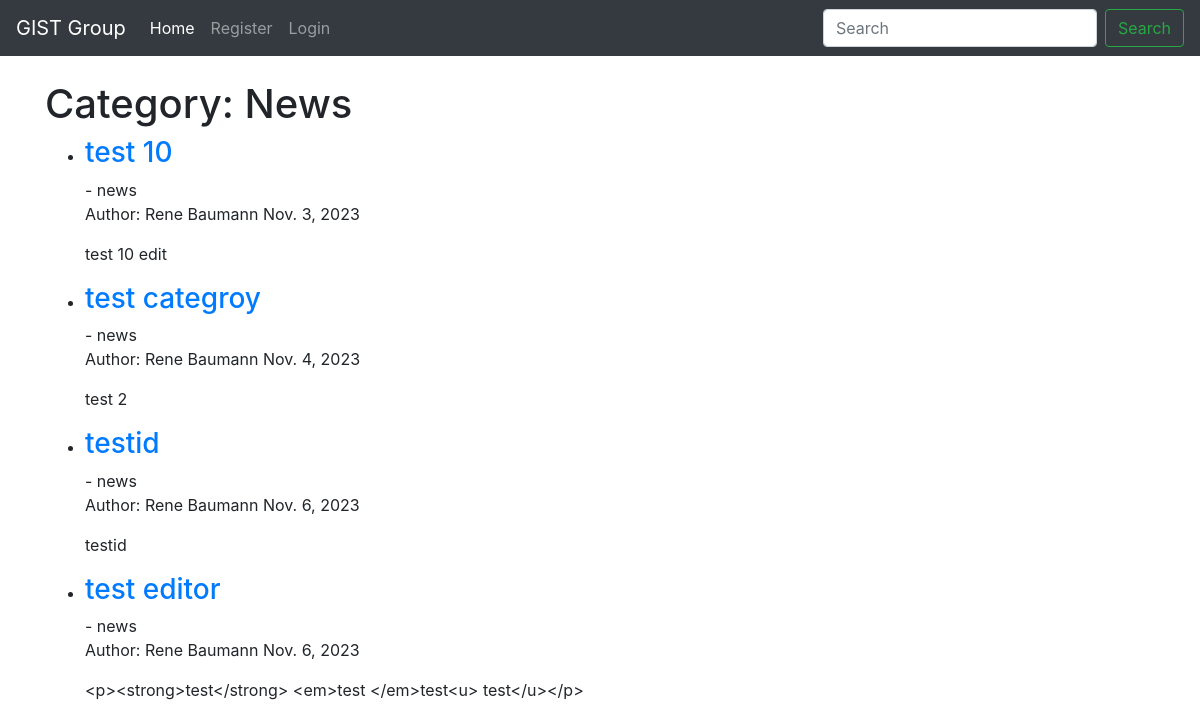
The page /blog/category/news/ on the database as committed earlier.
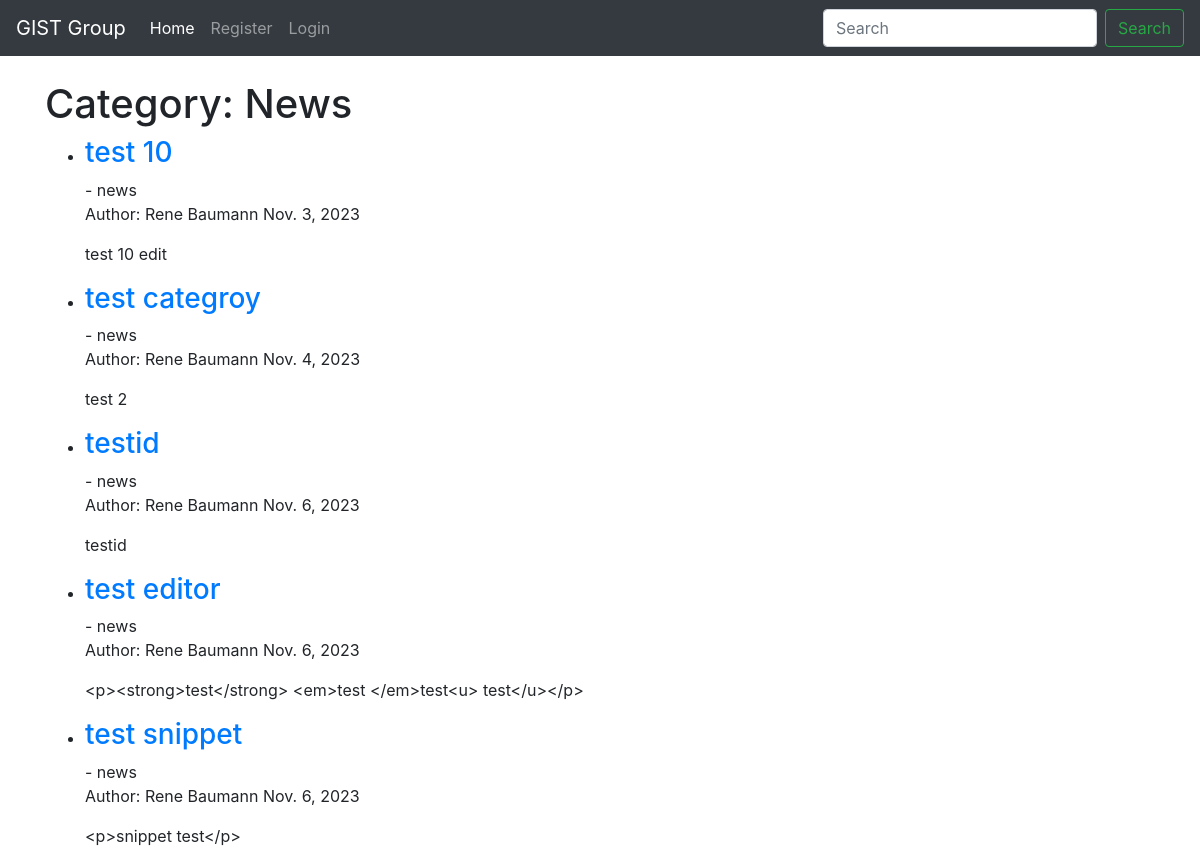
The same page on the database as committed later.
### blog/models.py (models this page shows, shortened)
class BlogPost(models.Model):
    title = models.CharField(max_length=200) # Title of the blog post
    content = RichTextField(blank=True, null=True) # Content of the blog post with text editor
    author = models.ForeignKey(User, on_delete=models.CASCADE) # ForeignKey relationship with User model as the admin
    publication_date = models.DateField(auto_now_add=True) # Date the blog post was published
    category = models.CharField(max_length=200, default='news') # Category of the blog post
    snippet = models.CharField(max_length=200) # Snippet of the blog post

### blog/views.py (the view)
# urls.py: path('category/<str:section>/', CategoryView.as_view(), name='category'),
class CategoryView(View):
    def get(self, request, section):
        category_posts = BlogPost.objects.filter(category=section.replace('-', ' '))
        return render(request, 'categories.html', {'section': section.title().replace('-', ' '), 'category_posts': category_posts})

### blog/templates/categories.html (shortened to what this page needs)
{% extends 'base.html' %}
{% block content %}
<!DOCTYPE html>
<html lang="en">
<head>
</head>
<body>
    <h1>Category: {{ section }}</section></h1>
    <ul>
        {% for post in category_posts %}
        <li>
            <h3><a href="{% url 'post_detail' pk=post.pk %}">{{ post.title }}</a></h3> - {{ post.category }}
            <p>
                Author: {{ post.author.first_name }} {{ post.author.last_name }}
                {{ post.publication_date }}
            <p>{{ post.content }}</p>
        </li>
        {% empty %}
        <li>No blog posts available.</li>
        {% endfor %}
    </ul>
</body>
</html>
{% endblock %}

Rows that differ between the two databases and show on the page:
added BlogPost: title "test snippet", category "news", author.first_name "Rene", author.last_name "Baumann", publication_date "Nov. 6, 2023", content "<p>snippet test</p>"
